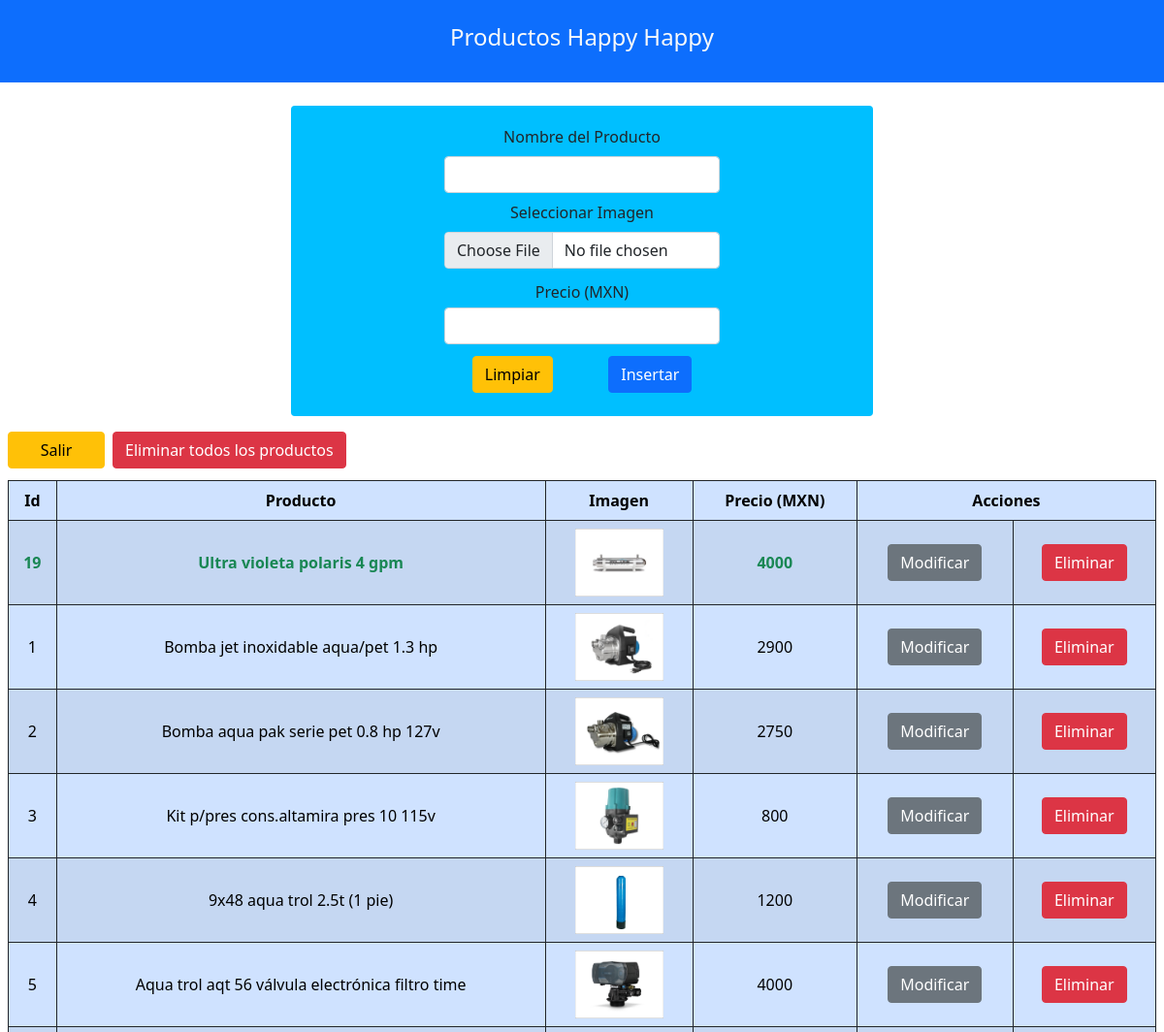
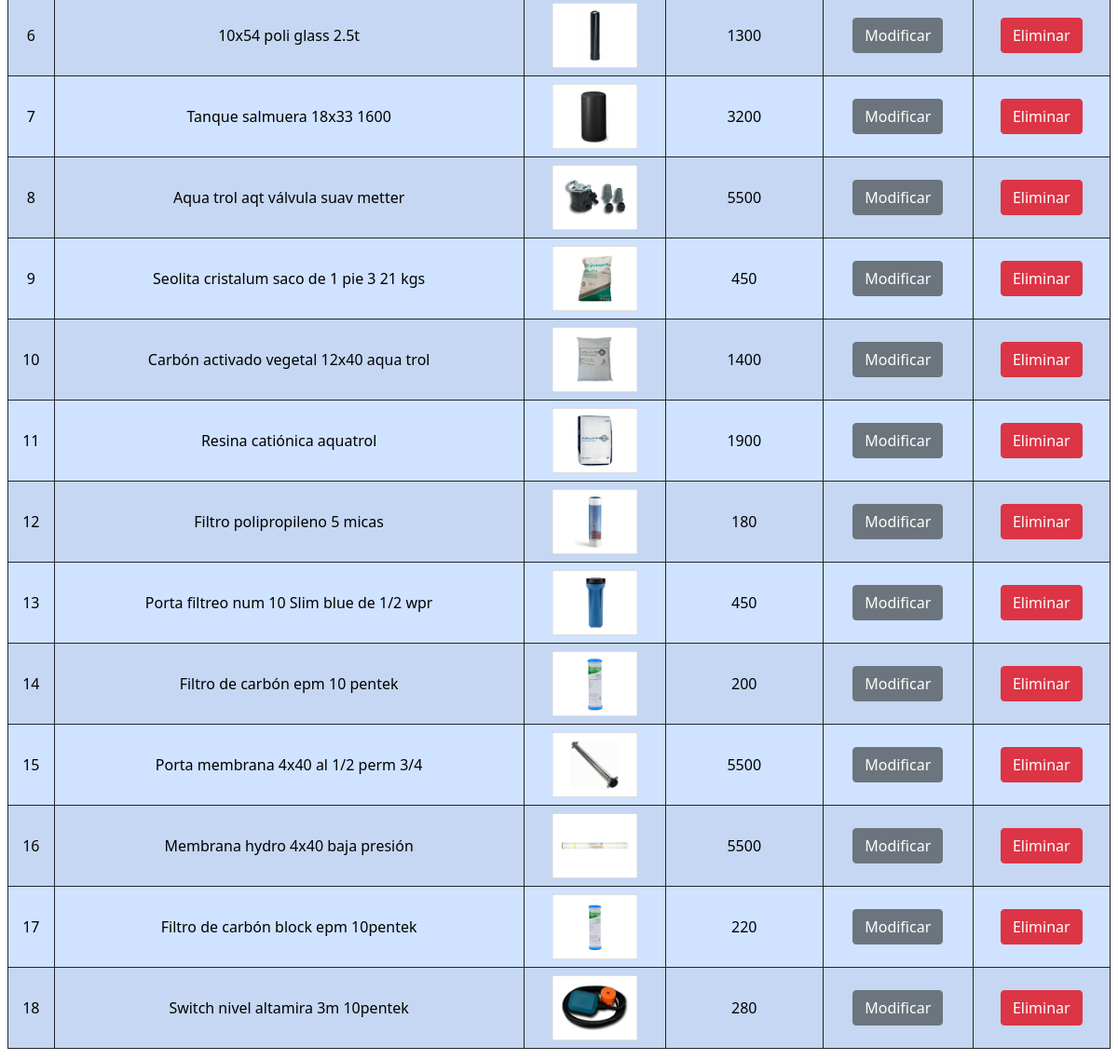
/MYSQL/ProductosDataBase.php (signed in), run on the app's committed database (2 pictures, top to bottom).
### tables this page shows
CREATE TABLE `productos` (
  `id` int(11) NOT NULL,
  `producto` varchar(100) NOT NULL,
  `imagen` varchar(100) NOT NULL,
  `precio` int(11) NOT NULL
);

### MYSQL/MostrarTablaProductos.php (the view, shortened to what this page needs)
<table class="table table-primary table-hover table-bordered text-center align-middle table-striped overflow-scroll my-1 border border-dark ">
	<thead>
		<tr>
			<th>Id</th>
			<th>Producto</th>
			<th>Imagen</th>
			<th>Precio (MXN)</th>
      <th colspan="2">Acciones</th>
		</tr>
	</thead>
	<tbody>
		<?php
		include("Conexion.php");
		$query = "SELECT * FROM productos";
		$resultadoOne = $con->query($query);
    if(!$resultadoOne){
      header("Location: Error.php");
    } else {
      $count = 1;
      $rs = mysqli_query($con,"SELECT MAX(id) AS id FROM productos");
      if ($rowLastId = mysqli_fetch_row($rs)) {
        $lastId = trim($rowLastId[0]);
      }
      $query = "SELECT * FROM productos WHERE id=".$lastId;
      $result = $con->query($query);
      while ($lastRow = $result->fetch_assoc()){;
      ?>
      <tr class="text-success fw-bold">
        <td><?php echo $lastRow['id'];?></td>
        <td><?php echo $lastRow['producto'];?></td>
        <td><img height="70px" src="../<?php echo $lastRow['imagen'];?>" alt=""></td>
        <td><?php echo $lastRow['precio'];?></td>
        <td>
          <form action="Modificar.php" method="POST">
            <input type="submit" value="Modificar" class="btn btn-secondary">
          </form>
        </td>
        <td>
          <form action="Eliminar.php" method="post" name="formulario<?php echo $count;?>">
             <button type="button" class="btn btn-danger" id="<?php echo $count;?>" data-bs-toggle="" data-bs-target="#staticBackdrop" onclick="crearModal(this.id)">
              Eliminar
            </button>
          </form>
        </td>
      </tr>
      <?php
      }
      $count+=1;
      $query = "SELECT * FROM productos";
      $resultado = $con->query($query);
  		while($row = $resultado->fetch_assoc()){
        if($row['id'] == $lastId){continue;}
  		?>
  		<tr class="bg-primary">
  			<td><?php echo $row['id'];?></td>
  			<td><?php echo $row['producto'];?></td>
  			<td><img height="70px" src="../<?php echo $row['imagen'];?>" alt=""></td>
        <td><?php echo $row['precio'];?></td>
  			<td>
          <form action="Modificar.php" method="post">
            <input type="submit" value="Modificar" class="btn btn-secondary">
          </form>
        </td>
  			<td>
          <form action="Eliminar.php" method="post" name="formulario<?php echo $count;?>">
             <button type="button" class="btn btn-danger" id="<?php echo $count;?>" data-bs-toggle="modal" data-bs-target="#modalEliminarProducto" onclick="crearModal(this.id);">
              Eliminar
            </button>
          </form>
        </td>
  		</tr>
  		<?php
        $count += 1;
    		}
      }
		?>
  </tbody>
</table>

### MYSQL/ProductosDataBase.php (shortened to what this page needs)
<!DOCTYPE html>
<html lang="es">
  <head>
    <link rel="stylesheet" href="../CSS/bootstrap.min.css">
    <link rel="stylesheet" href="estiloDataBase.css">
  </head>
  <body>
    <div class="container-fluid bg-primary text-center p-4 mb-4 text-light">
      <h4>Productos Happy Happy</h4>
    </div>
    <div class="col-sm-6 mx-auto text-center">
      <form action="<?php echo htmlspecialchars('Insertar.php');?>" method="post" class="azulHappyClaro d-flex flex-column align-items-center p-3 needs-validation rounded" enctype="multipart/form-data" novalidate>
        <div class="col-sm-6 text-center">
          <label for="productoInput" class="form-label fs-6 my-1"> Nombre del Producto</label>
          <input type="text" name="producto" value="" class="form-control my-1" id="productoInput" required>
        </div>
        <div class="col-sm-6 text-center d-flex flex-column align-items-center text-center">
          <label for="imagenInput" class="form-label fs-6 my-1">Seleccionar Imagen</label>
          <input type="file" name="imagen" id="imagenInput" class="form-control my-1" required>
        </div>
        <div class="col-sm-6 text-center">
          <label for="precioInput" class="form-label fs-6 mt-2 mb-0">Precio (MXN)</label>
          <input type="number" name="precio" step="0.001" id="precioInput" class="form-control my-1" min="0" required>
        </div>
        <div class="col-sm-6 text-center d-flex justify-content-around">
          <button type="reset" class="my-2 btn btn-warning">Limpiar</button>
          <button type="submit" class="my-2 btn btn-primary">Insertar</button>
        </div>
      </form>
    </div>
    <div class="mt-3 d-flex justify-content-start">
      <button class="btn btn-warning mx-2 col-sm-1" data-bs-toggle="modal" data-bs-target="#modalCerrarSesion">Salir</button>
      <button class="btn btn-danger" data-bs-toggle="modal" data-bs-target="#firstModalDeleteElements">Eliminar todos los productos</button>
    </div>
    <div class="container-fluid p-0 p-sm-2 containerTableProductos">
      <?php
      include('MostrarTablaProductos.php');
      ?>
    </div>
  </body>
</html>

### MYSQL/estiloDataBase.css (style rules this page uses)
.azulHappyClaro { background-color: #00BFFF; }
.containerTableProductos { overflow-x: scroll; }

### data on the page
productos: id "19", producto "Ultra violeta polaris 4 gpm", imagen (picture), precio "4000"
productos: id "1", producto "Bomba jet inoxidable aqua/pet 1.3 hp", imagen (picture), precio "2900"
productos: id "2", producto "Bomba aqua pak serie pet 0.8 hp 127v", imagen (picture), precio "2750"
productos: id "3", producto "Kit p/pres cons.altamira pres 10 115v", imagen (picture), precio "800"
productos: id "4", producto "9x48 aqua trol 2.5t (1 pie)", imagen (picture), precio "1200"
productos: id "5", producto "Aqua trol aqt 56 válvula electrónica filtro time", imagen (picture), precio "4000"
productos: id "6", producto "10x54 poli glass 2.5t", imagen (picture), precio "1300"
productos: id "7", producto "Tanque salmuera 18x33 1600", imagen (picture), precio "3200"
productos: id "8", producto "Aqua trol aqt válvula suav metter", imagen (picture), precio "5500"
productos: id "9", producto "Seolita cristalum saco de 1 pie 3 21 kgs", imagen (picture), precio "450"
productos: id "10", producto "Carbón activado vegetal 12x40 aqua trol", imagen (picture), precio "1400"
productos: id "11", producto "Resina catiónica aquatrol", imagen (picture), precio "1900"
productos: id "12", producto "Filtro polipropileno 5 micas", imagen (picture), precio "180"
productos: id "13", producto "Porta filtreo num 10 Slim blue de 1/2 wpr", imagen (picture), precio "450"
productos: id "14", producto "Filtro de carbón epm 10 pentek", imagen (picture), precio "200"
productos: id "15", producto "Porta membrana 4x40 al 1/2 perm 3/4", imagen (picture), precio "5500"
productos: id "16", producto "Membrana hydro 4x40 baja presión", imagen (picture), precio "5500"
productos: id "17", producto "Filtro de carbón block epm 10pentek", imagen (picture), precio "220"
productos: id "18", producto "Switch nivel altamira 3m 10pentek", imagen (picture), precio "280"
